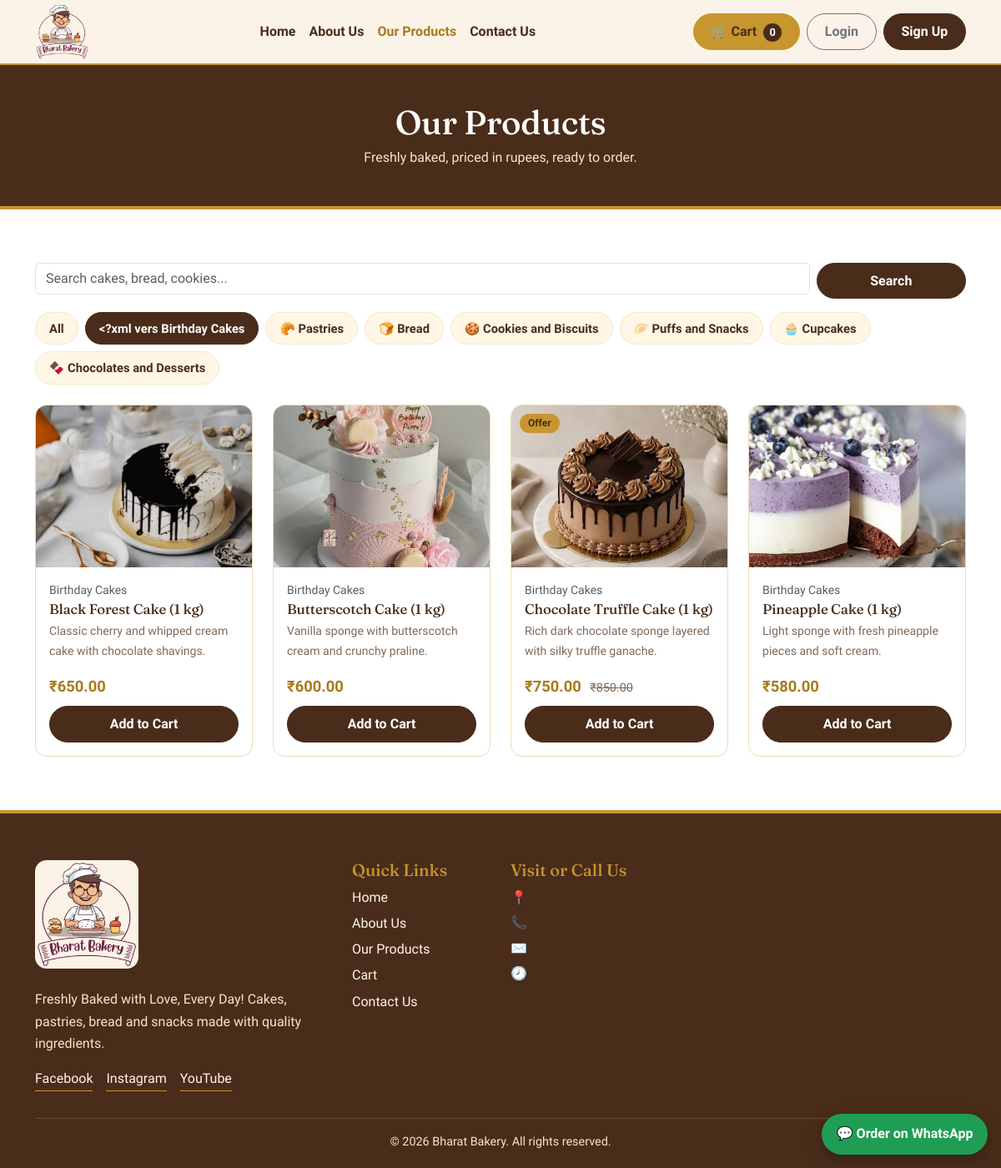
/products.php?category=1, run on an earlier commit of the app's database.
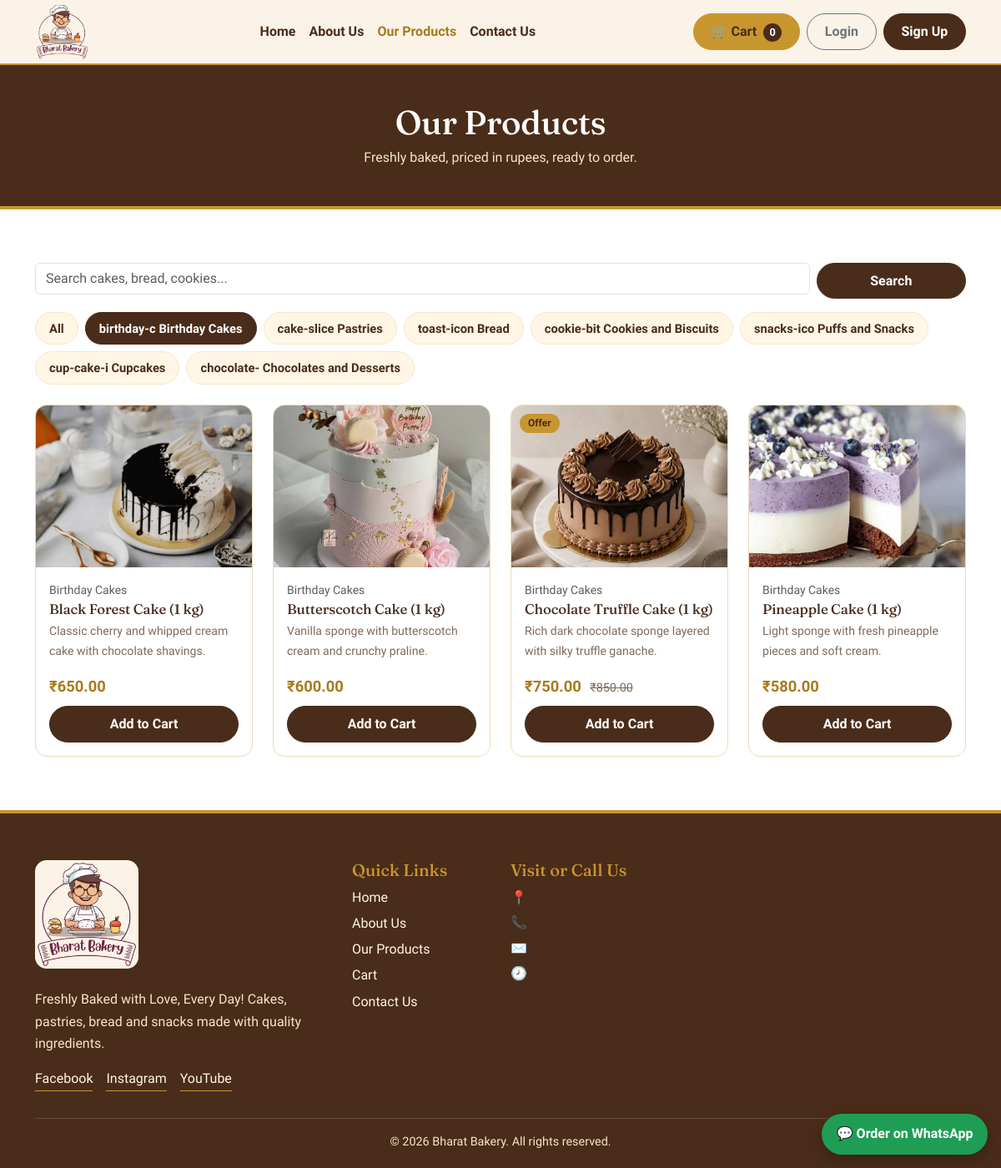
And on a later commit of the database.
### tables this page shows
CREATE TABLE settings (
  setting_key VARCHAR(60) PRIMARY KEY,
  setting_value TEXT NULL
);

CREATE TABLE categories (
  id INT UNSIGNED AUTO_INCREMENT PRIMARY KEY,
  name VARCHAR(100) NOT NULL,
  icon VARCHAR(10) NOT NULL DEFAULT '🍰',
  description VARCHAR(255) NULL,
  sort_order INT NOT NULL DEFAULT 0
);

CREATE TABLE products (
  id INT UNSIGNED AUTO_INCREMENT PRIMARY KEY,
  category_id INT UNSIGNED NOT NULL,
  name VARCHAR(150) NOT NULL,
  description TEXT NULL,
  price DECIMAL(10,2) NOT NULL,
  old_price DECIMAL(10,2) NULL,
  image VARCHAR(255) NOT NULL DEFAULT 'cake.svg',
  is_featured TINYINT(1) NOT NULL DEFAULT 0,
  is_offer TINYINT(1) NOT NULL DEFAULT 0,
  is_available TINYINT(1) NOT NULL DEFAULT 1,
  created_at TIMESTAMP DEFAULT CURRENT_TIMESTAMP,
  FOREIGN KEY (category_id) REFERENCES categories(id) ON DELETE CASCADE
);

### config/database.php (called while the page is built, shortened)
<?php
function db(): PDO
{
    static $pdo = null;
    if ($pdo === null) {
        try {
            $pdo = new PDO(
                'mysql:host=' . DB_HOST . ';dbname=' . DB_NAME . ';charset=utf8mb4',
                DB_USER,
                DB_PASS,
                [
                    PDO::ATTR_ERRMODE            => PDO::ERRMODE_EXCEPTION,
                    PDO::ATTR_DEFAULT_FETCH_MODE => PDO::FETCH_ASSOC,
                    PDO::ATTR_EMULATE_PREPARES   => false,
                ]
            );
        } catch (PDOException $e) {
            http_response_code(500);
            exit('<h2 style="font-family:sans-serif">Database connection failed.</h2><p style="font-family:sans-serif">Start MySQL in XAMPP and import <code>database.sql</code> in phpMyAdmin.</p>');
        }
    }
    return $pdo;
}

### products.php (the view, shortened to what this page needs)
<?php
require_once __DIR__ . '/includes/header.php';
$categories = db()->query('SELECT * FROM categories ORDER BY sort_order')->fetchAll();
$catId  = (int) ($_GET['category'] ?? 0);
$search = trim($_GET['q'] ?? '');
$sql = 'SELECT p.*, c.name AS category_name FROM products p JOIN categories c ON c.id = p.category_id WHERE p.is_available = 1';
$params = [];
if ($catId > 0) { $sql .= ' AND p.category_id = ?'; $params[] = $catId; }
$sql .= ' ORDER BY c.sort_order, p.name';
$stmt = db()->prepare($sql);
$stmt->execute($params);
$products = $stmt->fetchAll();
?>
<header class="page-banner"><div class="container"><h1>Our Products</h1><p>Freshly baked, priced in rupees, ready to order.</p></div></header>
<section class="section">
  <div class="container">
    <form class="row g-2 mb-3" method="get">
      <div class="col-sm-9 col-md-10"><input type="search" name="q" value="<?= e($search) ?>" class="form-control" placeholder="Search cakes, bread, cookies..."></div>
      <div class="col-sm-3 col-md-2"><button class="btn btn-brown w-100">Search</button></div>
    </form>
    <div class="filter-pills mb-4">
      <a href="products.php" class="pill <?= $catId === 0 ? 'active' : '' ?>">All</a>
      <?php foreach ($categories as $c): ?>
        <a href="products.php?category=<?= (int) $c['id'] ?>" class="pill <?= $catId === (int) $c['id'] ? 'active' : '' ?>"><?= e($c['icon'] . ' ' . $c['name']) ?></a>
      <?php endforeach; ?>
    </div>
    <?php if (!$products): ?>
      <div class="empty-state"><p>No products found. Try another category or search word.</p><a href="products.php" class="btn btn-brown">Show all products</a></div>
    <?php else: ?>
      <div class="row g-3 g-lg-4"><?php foreach ($products as $p) { product_card($p); } ?></div>
    <?php endif; ?>
  </div>
</section>
<?php require_once __DIR__ . '/includes/footer.php'; ?>

### includes/header.php (shortened to what this page needs)
<?php
require_once __DIR__ . '/functions.php';
$current = basename($_SERVER['SCRIPT_NAME']);
$isLoggedIn = !empty($_SESSION['user_id']);
$nav = [
    'index.php'   => 'Home',
    'about.php'   => 'About Us',
    'products.php'=> 'Our Products',
    'contact.php' => 'Contact Us',
];
?>
<!DOCTYPE html>
<html lang="en">
<head>
    <link href="https://cdn.jsdelivr.net/npm/bootstrap@5.3.3/dist/css/bootstrap.min.css"
          rel="stylesheet">
    <?php
    $logoFile = basename((string) setting('logo_file'));
    ?>
    <link href="assets/css/style.css" rel="stylesheet">
</head>
<body>
<nav class="navbar navbar-expand-lg sticky-top bakery-nav">
    <div class="container">
        <a class="navbar-brand brand" href="index.php">
            <?= brand_logo() ?>
        </a>
        <div class="collapse navbar-collapse" id="mainNav">
            <ul class="navbar-nav mx-auto mb-2 mb-lg-0">
                <?php foreach ($nav as $file => $label): ?>
                    <li class="nav-item">
                        <a
                            class="nav-link <?= $current === $file ? 'active' : '' ?>"
                            href="<?= e($file) ?>">
                            <?= e($label) ?>
                        </a>
                    </li>
                <?php endforeach; ?>
            </ul>
            <div class="d-flex flex-wrap align-items-center gap-2">
                <a href="cart.php"
                   class="btn btn-gold position-relative">
                    🛒 Cart
                    <span class="cart-badge">
                        <?= cart_count() ?>
                    </span>
                </a>
                <?php if ($isLoggedIn): ?>
                    <span class="small fw-bold">
                        Hi, <?= e($_SESSION['user_name'] ?? 'Customer') ?>
                    </span>
                    <form method="post"
                          action="logout.php"
                          class="m-0">
                        <input
                            type="hidden"
                            name="csrf_token"
                            value="<?= e($_SESSION['csrf_token']) ?>">
                        <button type="submit"
                                class="btn btn-outline-secondary">
                            Logout
                        </button>
                    </form>
                <?php else: ?>
                    <a href="login.php"
                       class="btn btn-outline-secondary">
                        Login
                    </a>
                    <a href="signup.php"
                       class="btn btn-brown">
                        Sign Up
                    </a>
                <?php endif; ?>
            </div>
        </div>
    </div>
</nav>

### includes/functions.php (shortened to what this page needs)
<?php
require_once __DIR__ . '/../config/database.php';
function e($value): string
{
    return htmlspecialchars((string) $value, ENT_QUOTES, 'UTF-8');
}
function price($amount): string
{
    return '₹' . number_format((float) $amount, 2);
}
function setting(string $key, string $default = ''): string
{
    static $cache = null;
    if ($cache === null) {
        $cache = [];
        foreach (db()->query('SELECT setting_key, setting_value FROM settings') as $row) {
            $cache[$row['setting_key']] = (string) $row['setting_value'];
        }
    }
    return $cache[$key] ?? $default;
}
function whatsapp_link(string $text = ''): string
{
    $number = preg_replace('/\D/', '', setting('whatsapp_number', '919999999999'));
    return 'https://wa.me/' . $number . ($text !== '' ? '?text=' . rawurlencode($text) : '');
}
function brand_logo(): string
{
    $file = basename(setting('logo_file'));
    if ($file !== '' && is_file(__DIR__ . '/../assets/images/' . $file)) {
        return '<img src="assets/images/' . e($file) . '" alt="Bharat Bakery" class="brand-logo">';
    }
    return '<span class="brand-mark">B</span> Bharat Bakery';
}
function image_url(string $file): string
{
    return 'assets/images/' . e($file);
}
function cart_count(): int
{
    return array_sum($_SESSION['cart'] ?? []);
}
function product_card(array $p): void
{
    ?>
    <div class="col-6 col-md-4 col-lg-3">
      <div class="product-card h-100">
        <a href="product-details.php?id=<?= (int) $p['id'] ?>" class="product-img">
          <img src="<?= image_url($p['image']) ?>" alt="<?= e($p['name']) ?>" loading="lazy">
          <?php if (!empty($p['old_price'])): ?><span class="badge-offer">Offer</span><?php endif; ?>
        </a>
        <div class="product-body">
          <?php if (!empty($p['category_name'])): ?><small class="text-muted"><?= e($p['category_name']) ?></small><?php endif; ?>
          <h3 class="product-title"><a href="product-details.php?id=<?= (int) $p['id'] ?>"><?= e($p['name']) ?></a></h3>
          <p class="product-desc"><?= e($p['description']) ?></p>
          <div class="product-price">
            <span class="price"><?= price($p['price']) ?></span>
            <?php if (!empty($p['old_price'])): ?><del><?= price($p['old_price']) ?></del><?php endif; ?>
          </div>
          <form method="post" action="cart.php" class="mt-2">
            <button class="btn btn-brown w-100" type="submit">Add to Cart</button>
          </form>
        </div>
      </div>
    </div>
    <?php
}

### includes/footer.php (shortened to what this page needs)
<footer class="site-footer">
  <div class="container">
    <div class="row g-4">
      <div class="col-lg-4">
        <a class="brand text-white" href="index.php"><?= brand_logo() ?></a>
        <p class="mt-3"><?= e(setting('footer_text', 'Freshly Baked with Love, Every Day!')) ?></p>
        <div class="social">
          <a href="<?= e(setting('facebook')) ?>" target="_blank" rel="noopener">Facebook</a>
          <a href="<?= e(setting('instagram')) ?>" target="_blank" rel="noopener">Instagram</a>
          <a href="<?= e(setting('youtube')) ?>" target="_blank" rel="noopener">YouTube</a>
        </div>
      </div>
      <div class="col-6 col-lg-2">
        <h5>Quick Links</h5>
        <ul class="list-unstyled footer-links">
          <li><a href="index.php">Home</a></li>
          <li><a href="about.php">About Us</a></li>
          <li><a href="products.php">Our Products</a></li>
          <li><a href="cart.php">Cart</a></li>
          <li><a href="contact.php">Contact Us</a></li>
        </ul>
      </div>
      <div class="col-lg-6">
        <h5>Visit or Call Us</h5>
        <p class="mb-1">📍 <?= e(setting('address')) ?></p>
        <p class="mb-1">📞 <a href="tel:<?= e(preg_replace('/[^\d+]/', '', setting('phone'))) ?>"><?= e(setting('phone')) ?></a></p>
        <p class="mb-1">✉️ <a href="mailto:<?= e(setting('email')) ?>"><?= e(setting('email')) ?></a></p>
        <p class="mb-0">🕗 <?= e(setting('opening_hours')) ?></p>
      </div>
    </div>
    <div class="footer-bottom">&copy; <?= date('Y') ?> Bharat Bakery. All rights reserved.</div>
  </div>
</footer>
<a href="<?= e(whatsapp_link('Hello Bharat Bakery, I would like to place an order.')) ?>" class="wa-float" target="_blank" rel="noopener" aria-label="Order on WhatsApp">
  <span aria-hidden="true">💬</span> Order on WhatsApp
</a>
</body>
</html>

### assets/css/style.css (style rules this page uses)
:root { --cream: #fff6e5; --cream-deep: #f6e7c8; --brown: #4a2c1a; --brown-light: #6b4430; --gold: #c8962e; --gold-dark: #a87a1c; --white: #ffffff; --text: #3b2a20; --muted: #7d6a5c; --radius: 14px; }
html { scroll-behavior: smooth; }
body { font-family: 'Nunito Sans', system-ui, sans-serif; color: var(--text); background: var(--white); line-height: 1.65; }
h1, h2, h3, h4, .brand { font-family: 'Fraunces', Georgia, serif; color: var(--brown); letter-spacing: -.01em; }
a { color: var(--gold-dark); }
.btn { border-radius: 999px; font-weight: 700; padding: .55rem 1.3rem; transition: background .2s, color .2s, border-color .2s; }
.btn-gold { background: var(--gold); border-color: var(--gold); color: var(--brown); }
.btn-brown { background: var(--brown); border-color: var(--brown); color: var(--white); }
.bakery-nav { background: #fbf3e8; border-bottom: 2px solid var(--gold); padding: .6rem 0; }
.brand { font-weight: 700; font-size: 1.5rem; text-decoration: none; display: inline-flex; align-items: center; gap: .55rem; }
.brand-logo { height: 68px; width: auto; max-width: 100%; object-fit: contain; display: block; }
.bakery-nav { padding: .25rem 0 !important; }
.bakery-nav .navbar-brand { padding: 0; margin-right: 1rem; }
.site-footer .brand-logo { height: 130px; border-radius: 14px; }
.bakery-nav .nav-link { color: var(--brown); font-weight: 700; padding: .5rem 1rem; }
.bakery-nav .nav-link:hover, .bakery-nav .nav-link.active { color: var(--gold-dark); }
.cart-badge { display: inline-block; min-width: 22px; padding: 0 6px; margin-left: 4px; border-radius: 999px; background: var(--brown); color: var(--white); font-size: .8rem; line-height: 22px; text-align: center; }
.section { padding: 4rem 0; }
.page-banner { background: var(--brown); color: var(--cream-deep); text-align: center; padding: 2.8rem 0; border-bottom: 4px solid var(--gold); }
.page-banner h1 { color: var(--white); margin: 0; }
.page-banner p { margin: .3rem 0 0; }
.product-card { background: var(--white); border: 1px solid #ecdcb9; border-radius: var(--radius); overflow: hidden; display: flex; flex-direction: column; transition: box-shadow .2s; }
.product-img { position: relative; display: block; background: var(--cream); }
.product-img img { width: 100%; aspect-ratio: 4/3; object-fit: cover; display: block; }
.badge-offer { position: absolute; top: 10px; left: 10px; background: var(--gold); color: var(--brown); font-size: .75rem; font-weight: 700; padding: 2px 10px; border-radius: 999px; }
.product-body { padding: 1rem; display: flex; flex-direction: column; flex: 1; }
.product-title { font-size: 1.05rem; margin: .1rem 0 .3rem; }
.product-title a { color: var(--brown); text-decoration: none; }
.product-desc { font-size: .88rem; color: var(--muted); flex: 1; display: -webkit-box; -webkit-line-clamp: 2; -webkit-box-orient: vertical; overflow: hidden; }
.price { color: var(--gold-dark); font-weight: 700; font-size: 1.15rem; }
.product-price del { color: var(--muted); margin-left: .4rem; font-size: .9rem; }
.filter-pills { display: flex; flex-wrap: wrap; gap: .5rem; }
.pill { padding: .4rem 1rem; border-radius: 999px; background: var(--cream); color: var(--brown); text-decoration: none; font-weight: 700; font-size: .92rem; border: 1px solid var(--cream-deep); }
.pill.active { background: var(--brown); color: var(--white); border-color: var(--brown); }
.site-footer { background: var(--brown); color: var(--cream-deep); padding: 3.5rem 0 1.2rem; border-top: 4px solid var(--gold); }
.site-footer h5 { color: var(--gold); font-family: 'Fraunces', Georgia, serif; }
.site-footer a { color: var(--cream); text-decoration: none; }
.footer-links li { margin-bottom: .3rem; }
.social { display: flex; gap: 1rem; flex-wrap: wrap; }
.social a { border-bottom: 1px solid var(--gold); }
.footer-bottom { margin-top: 2rem; padding-top: 1rem; border-top: 1px solid rgba(255, 255, 255, .15); text-align: center; font-size: .9rem; }
.wa-float { position: fixed; right: 16px; bottom: 16px; z-index: 1030; background: #1f9d55; color: var(--white); font-weight: 700; padding: .7rem 1.1rem; border-radius: 999px; text-decoration: none; box-shadow: 0 6px 18px rgba(0, 0, 0, .25); }

What changed in the data, as far as the page shows it:
changed categories: icon+name "<?xml vers Birthday Cakes" → "birthday-c Birthday Cakes"
changed categories: icon+name "🥐 Pastries" → "cake-slice Pastries"
changed categories: icon+name "🍞 Bread" → "toast-icon Bread"
changed categories: icon+name "🍪 Cookies and Biscuits" → "cookie-bit Cookies and Biscuits"
changed categories: icon+name "🥟 Puffs and Snacks" → "snacks-ico Puffs and Snacks"
changed categories: icon+name "🧁 Cupcakes" → "cup-cake-i Cupcakes"
changed categories: icon+name "🍫 Chocolates and Desserts" → "chocolate- Chocolates and Desserts"
